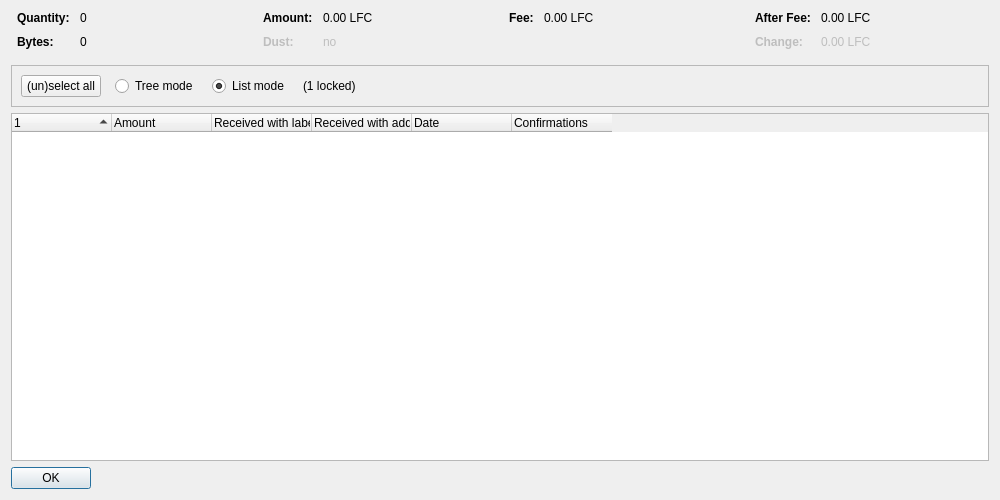
<?xml version="1.0" encoding="UTF-8"?>
<ui version="4.0">
 <class>CoinControlDialog</class>
 <widget class="QDialog" name="CoinControlDialog">
  <property name="geometry">
   <rect>
    <x>0</x>
    <y>0</y>
    <width>1000</width>
    <height>500</height>
   </rect>
  </property>
  <property name="windowTitle">
   <string>Coin Selection</string>
  </property>
  <layout class="QVBoxLayout" name="verticalLayout">
   <item>
    <layout class="QHBoxLayout" name="horizontalLayoutTop" stretch="0,0,0,0">
     <property name="topMargin">
      <number>0</number>
     </property>
     <property name="bottomMargin">
      <number>10</number>
     </property>
     <item>
      <layout class="QFormLayout" name="formLayoutCoinControl1">
       <property name="horizontalSpacing">
        <number>10</number>
       </property>
       <property name="verticalSpacing">
        <number>10</number>
       </property>
       <property name="leftMargin">
        <number>6</number>
       </property>
       <property name="rightMargin">
        <number>6</number>
       </property>
       <item row="0" column="0">
        <widget class="QLabel" name="labelCoinControlQuantityText">
         <property name="font">
          <font>
           <weight>75</weight>
           <bold>true</bold>
          </font>
         </property>
         <property name="text">
          <string>Quantity:</string>
         </property>
        </widget>
       </item>
       <item row="0" column="1">
        <widget class="QLabel" name="labelCoinControlQuantity">
         <property name="cursor">
          <cursorShape>IBeamCursor</cursorShape>
         </property>
         <property name="contextMenuPolicy">
          <enum>Qt::ActionsContextMenu</enum>
         </property>
         <property name="text">
          <string notr="true">0</string>
         </property>
         <property name="textInteractionFlags">
          <set>Qt::LinksAccessibleByMouse|Qt::TextSelectableByKeyboard|Qt::TextSelectableByMouse</set>
         </property>
        </widget>
       </item>
       <item row="1" column="0">
        <widget class="QLabel" name="labelCoinControlBytesText">
         <property name="font">
          <font>
           <weight>75</weight>
           <bold>true</bold>
          </font>
         </property>
         <property name="text">
          <string>Bytes:</string>
         </property>
        </widget>
       </item>
       <item row="1" column="1">
        <widget class="QLabel" name="labelCoinControlBytes">
         <property name="cursor">
          <cursorShape>IBeamCursor</cursorShape>
         </property>
         <property name="contextMenuPolicy">
          <enum>Qt::ActionsContextMenu</enum>
         </property>
         <property name="text">
          <string notr="true">0</string>
         </property>
         <property name="textInteractionFlags">
          <set>Qt::LinksAccessibleByMouse|Qt::TextSelectableByKeyboard|Qt::TextSelectableByMouse</set>
         </property>
        </widget>
       </item>
      </layout>
     </item>
     <item>
      <layout class="QFormLayout" name="formLayoutCoinControl2">
       <property name="horizontalSpacing">
        <number>10</number>
       </property>
       <property name="verticalSpacing">
        <number>10</number>
       </property>
       <property name="leftMargin">
        <number>6</number>
       </property>
       <property name="rightMargin">
        <number>6</number>
       </property>
       <item row="0" column="0">
        <widget class="QLabel" name="labelCoinControlAmountText">
         <property name="font">
          <font>
           <weight>75</weight>
           <bold>true</bold>
          </font>
         </property>
         <property name="text">
          <string>Amount:</string>
         </property>
        </widget>
       </item>
       <item row="0" column="1">
        <widget class="QLabel" name="labelCoinControlAmount">
         <property name="cursor">
          <cursorShape>IBeamCursor</cursorShape>
         </property>
         <property name="contextMenuPolicy">
          <enum>Qt::ActionsContextMenu</enum>
         </property>
         <property name="text">
          <string notr="true">0.00 LFC</string>
         </property>
         <property name="textInteractionFlags">
          <set>Qt::LinksAccessibleByMouse|Qt::TextSelectableByKeyboard|Qt::TextSelectableByMouse</set>
         </property>
        </widget>
       </item>
       <item row="1" column="0">
        <widget class="QLabel" name="labelCoinControlLowOutputText">
         <property name="enabled">
          <bool>false</bool>
         </property>
         <property name="font">
          <font>
           <weight>75</weight>
           <bold>true</bold>
          </font>
         </property>
         <property name="text">
          <string>Dust:</string>
         </property>
        </widget>
       </item>
       <item row="1" column="1">
        <widget class="QLabel" name="labelCoinControlLowOutput">
         <property name="enabled">
          <bool>false</bool>
         </property>
         <property name="cursor">
          <cursorShape>IBeamCursor</cursorShape>
         </property>
         <property name="contextMenuPolicy">
          <enum>Qt::ActionsContextMenu</enum>
         </property>
         <property name="text">
          <string notr="true">no</string>
         </property>
         <property name="textInteractionFlags">
          <set>Qt::LinksAccessibleByMouse|Qt::TextSelectableByKeyboard|Qt::TextSelectableByMouse</set>
         </property>
        </widget>
       </item>
      </layout>
     </item>
     <item>
      <layout class="QFormLayout" name="formLayoutCoinControl3">
       <property name="horizontalSpacing">
        <number>10</number>
       </property>
       <property name="verticalSpacing">
        <number>10</number>
       </property>
       <property name="leftMargin">
        <number>6</number>
       </property>
       <property name="rightMargin">
        <number>6</number>
       </property>
       <item row="0" column="0">
        <widget class="QLabel" name="labelCoinControlFeeText">
         <property name="font">
          <font>
           <weight>75</weight>
           <bold>true</bold>
          </font>
         </property>
         <property name="text">
          <string>Fee:</string>
         </property>
        </widget>
       </item>
       <item row="0" column="1">
        <widget class="QLabel" name="labelCoinControlFee">
         <property name="cursor">
          <cursorShape>IBeamCursor</cursorShape>
         </property>
         <property name="contextMenuPolicy">
          <enum>Qt::ActionsContextMenu</enum>
         </property>
         <property name="text">
          <string notr="true">0.00 LFC</string>
         </property>
         <property name="textInteractionFlags">
          <set>Qt::LinksAccessibleByMouse|Qt::TextSelectableByKeyboard|Qt::TextSelectableByMouse</set>
         </property>
        </widget>
       </item>
      </layout>
     </item>
     <item>
      <layout class="QFormLayout" name="formLayoutCoinControl4">
       <property name="horizontalSpacing">
        <number>10</number>
       </property>
       <property name="verticalSpacing">
        <number>10</number>
       </property>
       <property name="leftMargin">
        <number>6</number>
       </property>
       <property name="rightMargin">
        <number>6</number>
       </property>
       <item row="0" column="0">
        <widget class="QLabel" name="labelCoinControlAfterFeeText">
         <property name="font">
          <font>
           <weight>75</weight>
           <bold>true</bold>
          </font>
         </property>
         <property name="text">
          <string>After Fee:</string>
         </property>
        </widget>
       </item>
       <item row="0" column="1">
        <widget class="QLabel" name="labelCoinControlAfterFee">
         <property name="cursor">
          <cursorShape>IBeamCursor</cursorShape>
         </property>
         <property name="contextMenuPolicy">
          <enum>Qt::ActionsContextMenu</enum>
         </property>
         <property name="text">
          <string notr="true">0.00 LFC</string>
         </property>
         <property name="textInteractionFlags">
          <set>Qt::LinksAccessibleByMouse|Qt::TextSelectableByKeyboard|Qt::TextSelectableByMouse</set>
         </property>
        </widget>
       </item>
       <item row="1" column="0">
        <widget class="QLabel" name="labelCoinControlChangeText">
         <property name="enabled">
          <bool>false</bool>
         </property>
         <property name="font">
          <font>
           <weight>75</weight>
           <bold>true</bold>
          </font>
         </property>
         <property name="text">
          <string>Change:</string>
         </property>
        </widget>
       </item>
       <item row="1" column="1">
        <widget class="QLabel" name="labelCoinControlChange">
         <property name="enabled">
          <bool>false</bool>
         </property>
         <property name="cursor">
          <cursorShape>IBeamCursor</cursorShape>
         </property>
         <property name="contextMenuPolicy">
          <enum>Qt::ActionsContextMenu</enum>
         </property>
         <property name="text">
          <string notr="true">0.00 LFC</string>
         </property>
         <property name="textInteractionFlags">
          <set>Qt::LinksAccessibleByMouse|Qt::TextSelectableByKeyboard|Qt::TextSelectableByMouse</set>
         </property>
        </widget>
       </item>
      </layout>
     </item>
    </layout>
   </item>
   <item>
    <widget class="QFrame" name="frame">
     <property name="minimumSize">
      <size>
       <width>0</width>
       <height>40</height>
      </size>
     </property>
     <property name="frameShape">
      <enum>QFrame::StyledPanel</enum>
     </property>
     <property name="frameShadow">
      <enum>QFrame::Sunken</enum>
     </property>
     <layout class="QHBoxLayout" name="horizontalLayout">
      <item>
       <layout class="QHBoxLayout" name="horizontalLayoutPanel" stretch="0,0,0,0,0">
        <property name="spacing">
         <number>14</number>
        </property>
        <item>
         <widget class="QPushButton" name="pushButtonSelectAll">
          <property name="sizePolicy">
           <sizepolicy hsizetype="Maximum" vsizetype="Fixed">
            <horstretch>0</horstretch>
            <verstretch>0</verstretch>
           </sizepolicy>
          </property>
          <property name="text">
           <string>(un)select all</string>
          </property>
          <property name="autoDefault">
           <bool>false</bool>
          </property>
         </widget>
        </item>
        <item>
         <widget class="QRadioButton" name="radioTreeMode">
          <property name="sizePolicy">
           <sizepolicy hsizetype="Maximum" vsizetype="Fixed">
            <horstretch>0</horstretch>
            <verstretch>0</verstretch>
           </sizepolicy>
          </property>
          <property name="text">
           <string>Tree mode</string>
          </property>
         </widget>
        </item>
        <item>
         <widget class="QRadioButton" name="radioListMode">
          <property name="sizePolicy">
           <sizepolicy hsizetype="Maximum" vsizetype="Fixed">
            <horstretch>0</horstretch>
            <verstretch>0</verstretch>
           </sizepolicy>
          </property>
          <property name="text">
           <string>List mode</string>
          </property>
          <property name="checked">
           <bool>true</bool>
          </property>
         </widget>
        </item>
        <item>
         <widget class="QLabel" name="labelLocked">
          <property name="text">
           <string notr="true">(1 locked)</string>
          </property>
         </widget>
        </item>
        <item>
         <spacer name="horizontalSpacer">
          <property name="orientation">
           <enum>Qt::Horizontal</enum>
          </property>
          <property name="sizeHint" stdset="0">
           <size>
            <width>40</width>
            <height>20</height>
           </size>
          </property>
         </spacer>
        </item>
       </layout>
      </item>
     </layout>
    </widget>
   </item>
   <item>
    <widget class="CoinControlTreeWidget" name="treeWidget">
     <property name="contextMenuPolicy">
      <enum>Qt::CustomContextMenu</enum>
     </property>
     <property name="sortingEnabled">
      <bool>false</bool>
     </property>
     <property name="columnCount">
      <number>6</number>
     </property>
     <attribute name="headerShowSortIndicator" stdset="0">
      <bool>true</bool>
     </attribute>
     <attribute name="headerStretchLastSection">
      <bool>false</bool>
     </attribute>
     <column>
      <property name="text">
       <string/>
      </property>
     </column>
     <column>
      <property name="text">
       <string>Amount</string>
      </property>
     </column>
     <column>
      <property name="text">
       <string>Received with label</string>
      </property>
     </column>
     <column>
      <property name="text">
       <string>Received with address</string>
      </property>
     </column>
     <column>
      <property name="text">
       <string>Date</string>
      </property>
     </column>
     <column>
      <property name="text">
       <string>Confirmations</string>
      </property>
      <property name="toolTip">
       <string>Confirmed</string>
      </property>
     </column>
     <column>
      <property name="text">
       <string/>
      </property>
     </column>
     <column>
      <property name="text">
       <string/>
      </property>
     </column>
     <column>
      <property name="text">
       <string/>
      </property>
     </column>
     <column>
      <property name="text">
       <string/>
      </property>
     </column>
    </widget>
   </item>
   <item>
    <widget class="QDialogButtonBox" name="buttonBox">
     <property name="sizePolicy">
      <sizepolicy hsizetype="Maximum" vsizetype="Fixed">
       <horstretch>0</horstretch>
       <verstretch>0</verstretch>
      </sizepolicy>
     </property>
     <property name="orientation">
      <enum>Qt::Horizontal</enum>
     </property>
     <property name="standardButtons">
      <set>QDialogButtonBox::Ok</set>
     </property>
    </widget>
   </item>
  </layout>
 </widget>
 <customwidgets>
  <customwidget>
   <class>CoinControlTreeWidget</class>
   <extends>QTreeWidget</extends>
   <header>qt/coincontroltreewidget.h</header>
  </customwidget>
 </customwidgets>
 <resources/>
 <connections/>
</ui>
